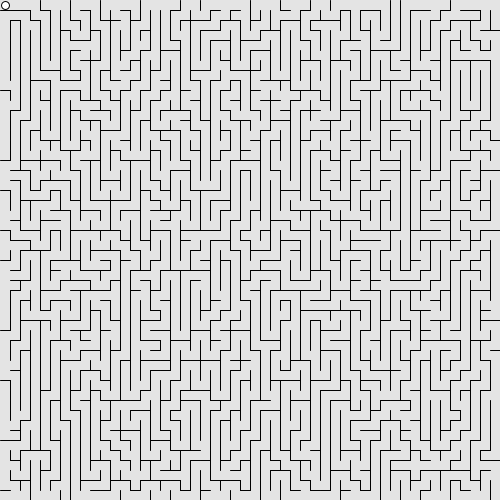
Frame 1 (no input)
Frame 60 (the mouse pressed at the canvas centre just before this capture): identical to frame 1, image omitted
Frame 120 (the mouse held since frame 60 and released just before this capture): identical to frame 1, image omitted

The Processing sketch that drew this single still picture (run headless with seeded random() and noise(); from frame 60 on, the mouse is pressed at the canvas centre):

// Processing sketch: week16_5_from_week14_5_maze_mousePressed_move_userI_userJ_notCr
// ── week16_5_from_week14_5_maze_mousePressed_move_userI_userJ_notCr.pde
//產生地圖maze的方法
int [][] maze = new int[50][50];
boolean [][] visited = new boolean[50][50];
boolean testVisible(int i, int j){ //true: nothing
  if(i<0 || j<0 || i>=50 || j>=50) return true;
  return visited[i][j]; //false 要用它 doing something
}
int [][] wallH = new int[50][49];
int [][] wallW = new int[49][50];
void genMaze2(int i, int j, int ii, int jj){
  if(i==ii) wallH[i][min(j,jj)] = 1;
  if(j==jj) wallW[min(i,ii)][j] = 1;
  genMaze(ii,jj);
}
void genMaze(int i, int j){
  //if(i==9&&j==9) return;
  visited[i][j] = true;
  println(i,j);
  while(true){
    if(testVisible(i+1, j)==false && int(random(2))==0) {genMaze2(i,j,i+1,j);}
    if(testVisible(i-1, j)==false && int(random(2))==0) {genMaze2(i,j,i-1,j);}
    if(testVisible(i, j+1)==false && int(random(2))==0) {genMaze2(i,j,i,j+1);}
    if(testVisible(i, j-1)==false && int(random(2))==0) {genMaze2(i,j,i,j-1);}
    if(testVisible(i+1, j) && testVisible(i-1, j) && testVisible(i,j+1) && testVisible(i,j-1)) break;
  }
}
int userI=0, userJ=0;
void setup(){
  size(500,500);
  genMaze(0,0);
}
void draw(){
  background(228);
  for(int i=0; i<50; i++){
    for(int j=0; j<49; j++){
      if(wallH[i][j]==0) line(10+j*10, i*10, 10+j*10, 10+i*10);
    }
  }
  for(int i=0; i<49; i++){
    for(int j=0; j<50; j++){
      if(wallW[i][j]==0) line(j*10, 10+i*10, 10+j*10, 10+i*10);
    }
  }
  
  ellipse(userJ*10+5, userI*10+5, 8, 8);
}
boolean notCrossWallW(int dI){
  int nextI = userI + dI;
  if(nextI<0 || nextI>=50) return false;
  if(dI==-1 && wallW[nextI][userJ]==1) return true;
  if(dI==+1 && wallW[userI][userJ]==1) return true;
  return false;
}
boolean notCrossWallH(int dJ){
  int nextJ = userJ + dJ;
  if(nextJ<0 || nextJ>=50) return false;
  if(dJ==-1 && wallH[userI][nextJ]==1) return true;
  if(dJ==+1 && wallH[userI][userJ]==1) return true;
  return false;
}

void keyPressed(){
  if(keyCode==UP && notCrossWallW(-1)) userI--;
  if(keyCode==DOWN && notCrossWallW(+1)) userI++;
  if(keyCode==LEFT && notCrossWallH(-1)) userJ--;
  if(keyCode==RIGHT && notCrossWallH(+1)) userJ++;
}
